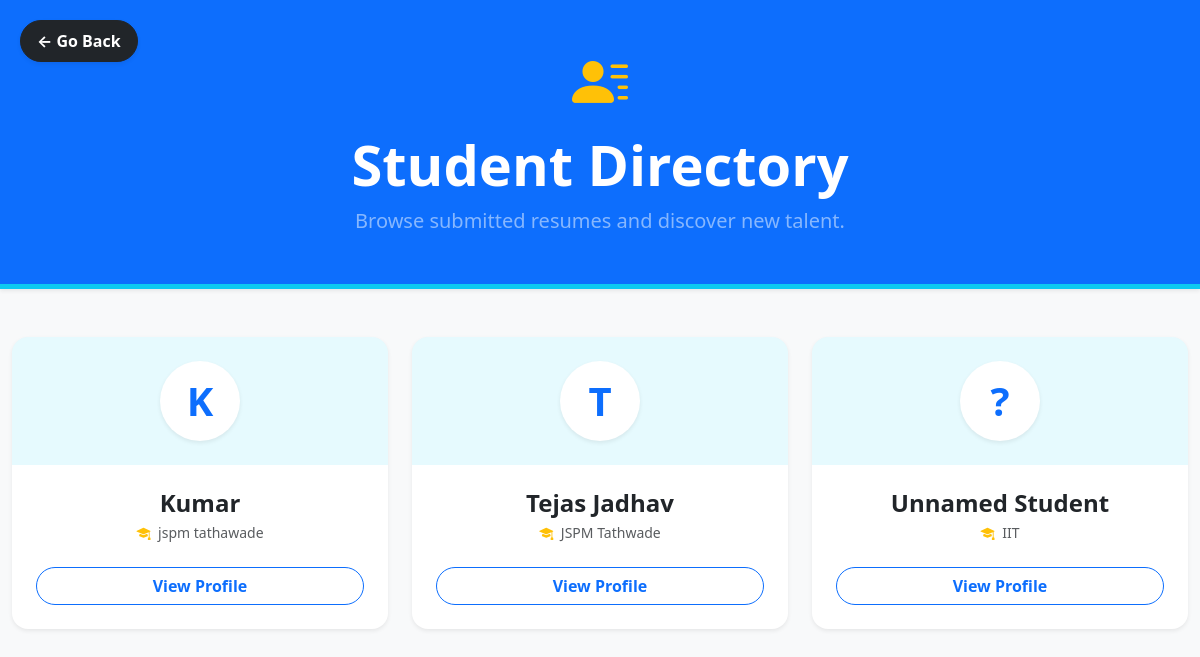
Screenshot of /resume-list/ with the database file from the repository.
### build/models.py (models this page shows, shortened)
class Resume(models.Model):
    profile = models.OneToOneField(UserProfile, on_delete=models.CASCADE)
    name = models.CharField(max_length=100)
    email = models.EmailField()
    phone = models.CharField(max_length=20)
    experience = models.TextField()
    education = models.TextField()
    college = models.CharField(max_length=100)
    branch = models.CharField(max_length=50)
    skills = models.TextField()
    linkedin = models.URLField(max_length=200, null=True, blank=True)
    github = models.URLField(max_length=200, null=True, blank=True)
    summary = models.TextField(null=True, blank=True)
    projects = models.TextField(null=True, blank=True)
    certifications = models.TextField(null=True, blank=True)
    theme = models.CharField(max_length=10, default='1')

### build/views.py (the view)
# urls.py: path('resume-list/', views.list_resumes, name='list_resumes'),
def list_resumes(request):
    all_resumes = Resume.objects.all()
    return render(request, 'list.html', {'resumes': all_resumes})

### templates/list.html (shortened to what this page needs)
<!DOCTYPE html>
<html>
<head>
    <link href="https://cdn.jsdelivr.net/npm/bootstrap@5.3.0/dist/css/bootstrap.min.css" rel="stylesheet">
    <link rel="stylesheet" href="https://cdn.jsdelivr.net/npm/bootstrap-icons@1.10.5/font/bootstrap-icons.css">
</head>
<body>
    <a href="javascript:history.back()" class="btn btn-dark shadow-sm px-3 py-2 fw-bold text-white" style="position: fixed; top: 20px; left: 20px; z-index: 9999; border-radius: 50px; text-decoration: none;">
        ← Go Back
    </a>
    <div class="bg-primary text-white pt-5 pb-5 mb-5 shadow-sm" style="border-bottom: 5px solid #0dcaf0;">
        <div class="container text-center" style="max-width: 1000px;">
            <i class="bi bi-person-lines-fill display-4 mb-3 d-block text-warning"></i>
            <h1 class="fw-bold display-4 mb-2">Student Directory</h1>
            <p class="fs-5 text-white-50 mb-0">Browse submitted resumes and discover new talent.</p>
        </div>
    </div>
    <div class="container pb-5" style="max-width: 1200px;">
        <div class="row g-4">
            {% for resume in object_list|default:resumes %}
            <div class="col-md-6 col-lg-4">
                <div class="card student-card border-0 shadow-sm h-100 rounded-4 overflow-hidden bg-white">
                    <div class="bg-info bg-opacity-10 py-4 text-center">
                        <div class="rounded-circle bg-white text-primary d-inline-flex justify-content-center align-items-center shadow-sm" style="width: 80px; height: 80px; font-size: 2.5rem; font-weight: bold;">
                            {{ resume.name|default:"?"|make_list|first|upper }}
                        </div>
                    </div>
                    <div class="card-body p-4 text-center">
                        <h4 class="fw-bold text-dark mb-1">{{ resume.name|default:"Unnamed Student"|title }}</h4>
                        <p class="text-muted small mb-4">
                            <i class="bi bi-mortarboard-fill text-warning me-1"></i> {{ resume.college|default:"College not provided" }}
                        </p>
                        <a href="{% url 'resume_detail' resume.id %}" class="btn btn-outline-primary w-100 fw-bold rounded-pill">
                            View Profile
                        </a>
                    </div>
                </div>
            </div>
            {% empty %}
            <div class="col-12 text-center py-5 mt-4">
                <i class="bi bi-folder2-open display-1 text-muted opacity-25 mb-3 d-block"></i>
                <h3 class="text-muted fw-bold">No Resumes Found</h3>
                <p class="text-muted">Students haven't submitted any resumes to the directory yet.</p>
            </div>
            {% endfor %}
        </div>
    </div>
</body>
</html>

### templates/list.html (style rules this page uses)
body { background-color: #f8f9fa; }
.student-card { transition: transform 0.2s, box-shadow 0.2s; }

### rows the page displays
Resume: name|make_list "K", name "Kumar", college "jspm tathawade"
Resume: name|make_list "T", name "Tejas Jadhav", college "JSPM Tathwade"
Resume: name|make_list "?", name "Unnamed Student", college "IIT"
